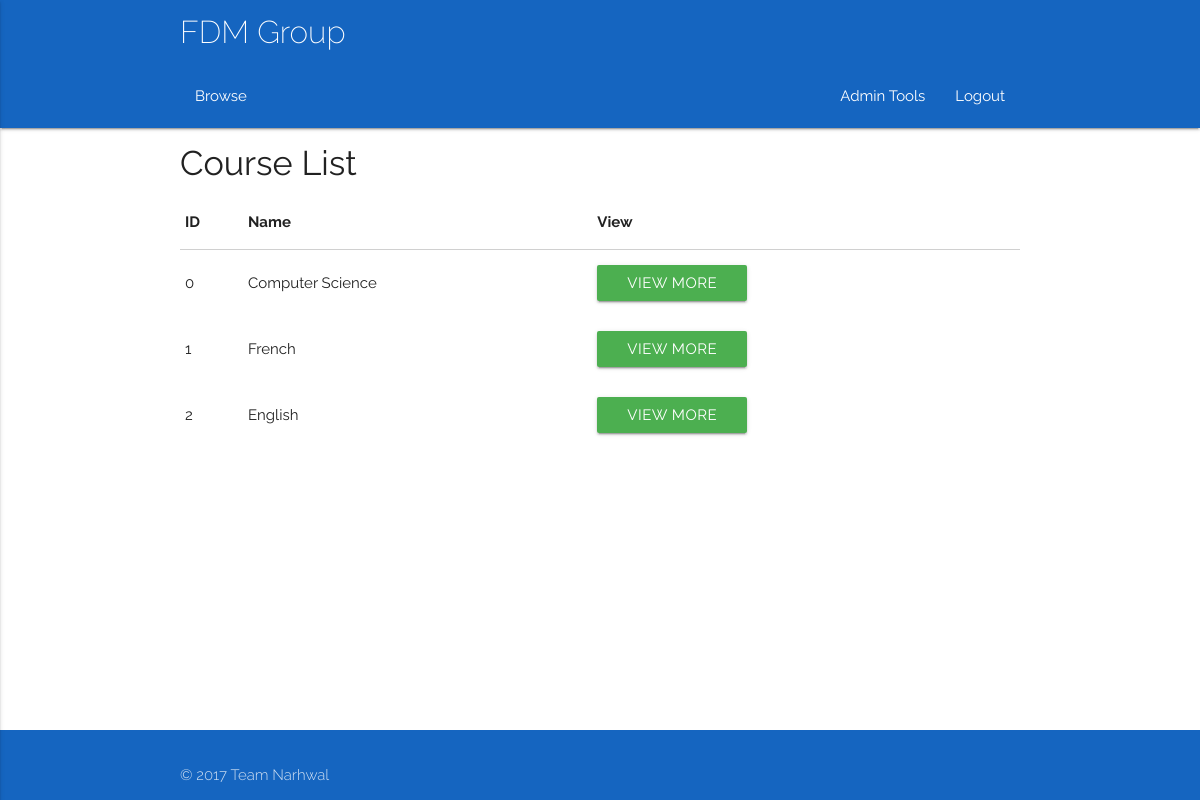
The page /courses (signed in) on the database as committed earlier.
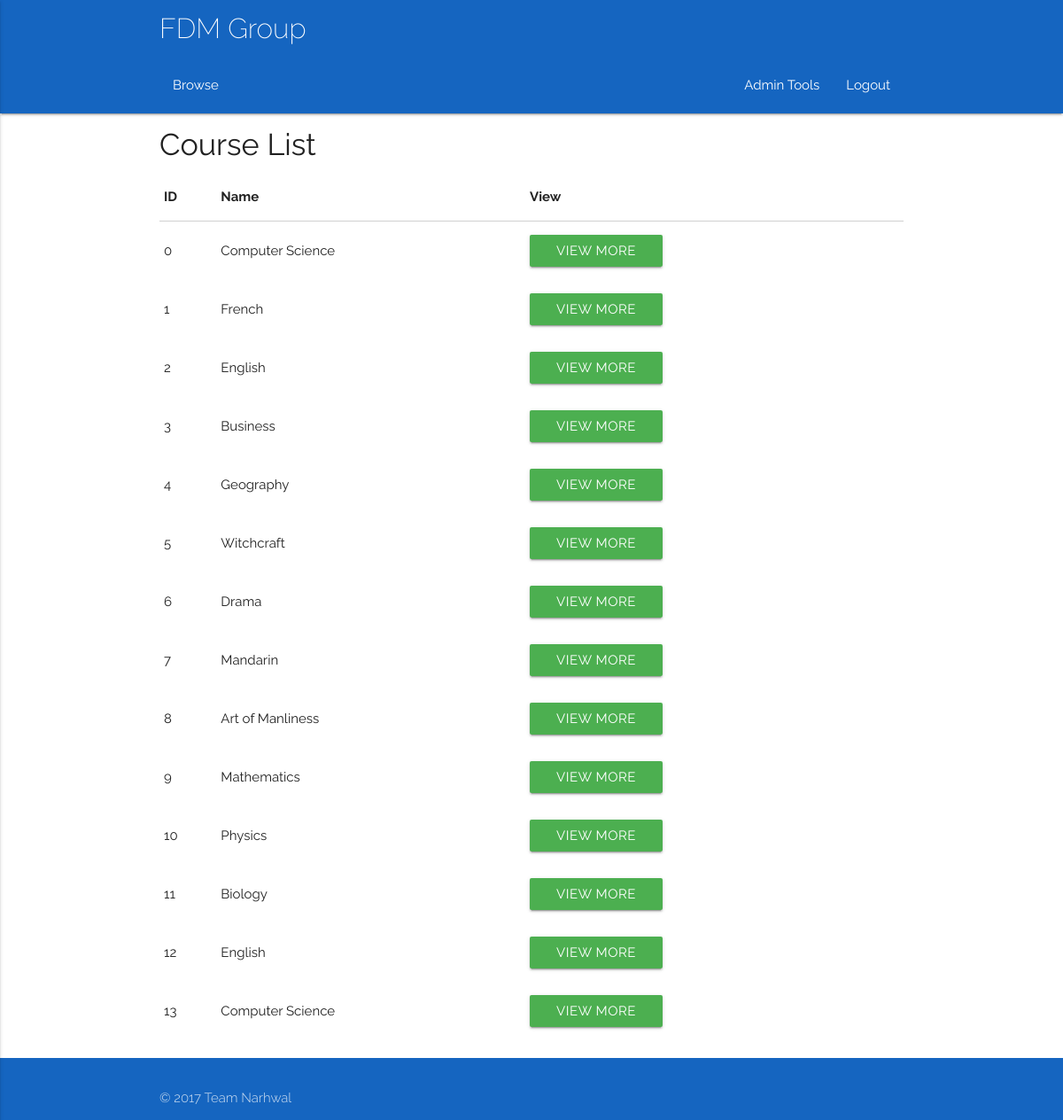
The same page on the database as committed later.
### app/models.py (models this page shows)
class Course(db.Model):
	__tablename__ = 'Course'
	courseID = db.Column(db.Integer, primary_key = True)
	title = db.Column(db.String(100))
	description = db.Column(db.String(100))

### app/views.py (the view)
@app.route('/courses')
@login_required
def courseList():
    if current_user.type != 'Admin':
        abort(403)
    courseList = courses()
    return render_template('courses.html', title='Trainer List', courseList=courseList)

### app/views.py (called while the page is built)
@login_manager.user_loader
def load_user(id):
    return models.User.query.get(id)

### queries.py (called while the page is built)
def listConvert(x):
    if(x.count() == 1):
        x = x[0]
        return x
    else:
        y = []
    for i in x:
        y.append(i)
    return y

def courses(**kwargs):
    q = models.Course.query.filter_by(**kwargs)
    q = listConvert(q)
    return q

### app/templates/courses.html
{% extends "base.html" %} {% block content %}
<div class="container">
    <h4>Course List</h4>
    <div class="row">
        <div class="col s12">
            <table id="todo-table" class="responsive-table">
                <thead>
                    <tr>
                        <th>ID</th>
                        <th>Name</th>
                        <th>View</th>
                    </tr>
                </thead>
                <tbody>
                    {%- for item in courseList %}
                    <tr>
                        <td>{{ item.courseID }} </td>
                        <td>{{ item.title }}</td>
                        <td>
                            <a href="/course/{{item.courseID}}">
                                <button type="submit" href="/course/{{item.courseID}}" class="waves-effect waves-light btn green">View More</button></a>
                        </td>
                        <td>
                    </tr>
                    {%- endfor %}
                </tbody>
            </table>
        </div>
    </div>
</div>
{% endblock %}

### app/templates/base.html (shortened to what this page needs)
<!DOCTYPE html>
<html>
<head>
    <link type="text/css" rel="stylesheet" href="{{ url_for( 'static', filename = 'css/materialize.min.css')}}" media="screen,projection">
    <link type="text/css" rel="stylesheet" href="{{url_for ('static', filename = 'css/style.css')}}">
</head>
<body class="Site">
    <nav class="nav-extended blue darken-3">
        <div class="container">
            <div class="nav-wrapper">
                <a href="/" class="brand-logo">FDM Group</a>
            </div>
            <div class="nav-wrapper">
                <ul id="nav-mobile center" class="left hide-on-med-and-down">
                    <li><a href="sass.html">Browse</a></li>
                </ul>
                <ul id="nav-mobile center" class="right">
                    {% if current_user.is_authenticated and current_user.type == 'Delegate'%}
                    <li><a href='/timetable'><i class="large material-icons">dns</i></a></li>
                    <li><a href='/myaccount'>My Account</a></li>
                    <li><a href='/logout'>Logout</a></li>
                    {% elif current_user.is_authenticated and current_user.type == 'Trainer'%}
                    <li><a href='/timetable'><i class="large material-icons">dns</i></a></li>
                    <li><a href='/myaccount'>My Account</a></li>
                    <li><a href='/logout'>Logout</a></li>
                    {% elif current_user.is_authenticated and current_user.type == 'Admin'%}
                    <li><a href='/adminoptions'>Admin Tools</a></li>
                    <li><a href='/logout'>Logout</a></li>
                    {% else %}
                    <li><a href="/login">Sign In</a></li>
                    {% endif %}
                </ul>
            </div>
        </div>
    </nav>
    <main class="Site-content">
        {% block content %} {% endblock %}
    </main>
    <footer class="page-footer blue darken-3">
        <div class="footer-copyright blue darken-3">
            <div class="container">
                © 2017 Team Narhwal
            </div>
        </div>
    </footer>
</body>
</html>

### app/static/css/style.css (style rules this page uses)
html { font-family: 'Raleway', sans-serif; }
.Site { display: flex; min-height: 100vh; flex-direction: column; }
.Site-content { flex: 1 0 auto; }
.brand-logo { font-weight: 200 !important; }

Rows that differ between the two databases and show on the page:
added Course: courseID "3", title "Business"
added Course: courseID "4", title "Geography"
added Course: courseID "5", title "Witchcraft"
added Course: courseID "6", title "Drama"
added Course: courseID "7", title "Mandarin"
added Course: courseID "8", title "Art of Manliness"
added Course: courseID "9", title "Mathematics"
added Course: courseID "10", title "Physics"
added Course: courseID "11", title "Biology"
added Course: courseID "12", title "English"
added Course: courseID "13", title "Computer Science"
